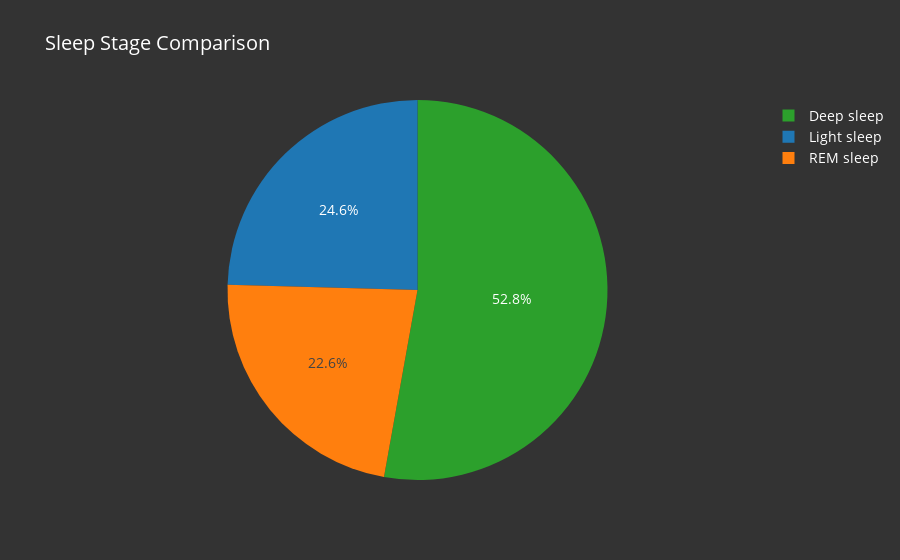

The notebook cell saved with this chart:
### Code cell
import plotly.graph_objects as go


# Calculate the sum of sleep percentages
rem_percentage = df['REM sleep percentage'].sum()
light_percentage = df['Light sleep percentage'].sum()
deep_percentage = df['Deep sleep percentage'].sum()

# Create the labels and values for the pie chart
labels = ['REM sleep', 'Light sleep', 'Deep sleep']
values = [rem_percentage, light_percentage, deep_percentage]

# Set the color palette
colors = ['#FF7F0E', '#1F77B4', '#2CA02C']

# Create the pie chart
fig = go.Figure(data=go.Pie(
    labels=labels,
    values=values,
    marker=dict(colors=colors)
))

# Set the layout properties
fig.update_layout(
    title='Sleep Stage Comparison',
    plot_bgcolor='#222222',
    paper_bgcolor='#333333',
    font=dict(color='white', size=14)
)

# Show the pie chart
fig.show()

### Figure 1 — Plotly figure (JSON) as saved in the notebook; plotly's stock layout.template omitted (floating-point values rounded to 4 significant figures)
{"data": [{"labels": ["REM sleep", "Light sleep", "Deep sleep"], "marker": {"colors": ["#FF7F0E", "#1F77B4", "#2CA02C"]}, "type": "pie", "values": [10222, 11102, 23876]}], "layout": {"font": {"color": "white", "size": 14}, "paper_bgcolor": "#333333", "plot_bgcolor": "#222222", "title": {"text": "Sleep Stage Comparison"}}}
